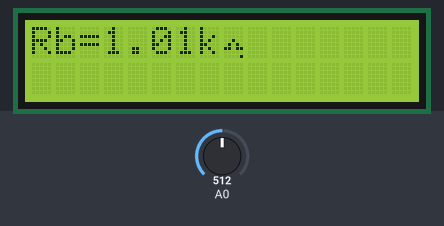
Simulated run of this sketch. Board: Arduino Uno, built with avr-gcc and run on an emulated ATmega328P. Shown: 16×2 character LCD. Inputs (shaded band) come from the test bench; at power-on: A0 = 512. What the sketch prints to the serial monitor is not drawn.

Above: at 1.6 s.
1.7 s: A0 set to 716
At 3.5 s:
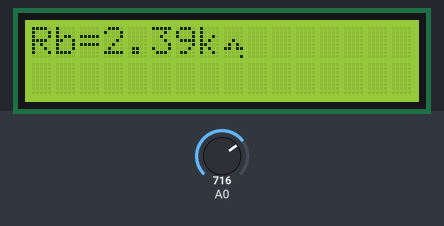
4.5 s: A0 set to 900
At 7.2 s:
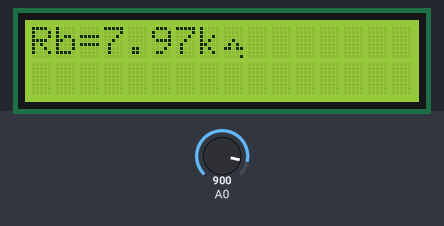
7.5 s: A0 set to 1023
At 10.0 s:
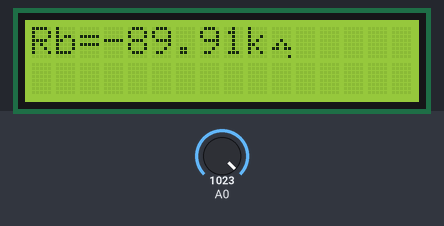
10.5 s: A0 set to 993
At 12.8 s:
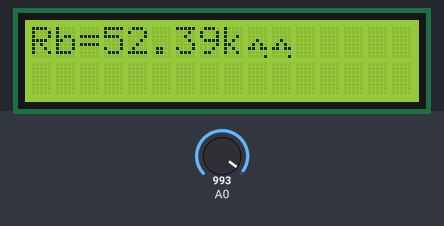
13.6 s: A0 set to 935
At 15.4 s:
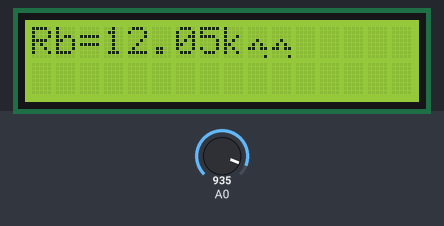
16.6 s: A0 set to 912
At 19.3 s:
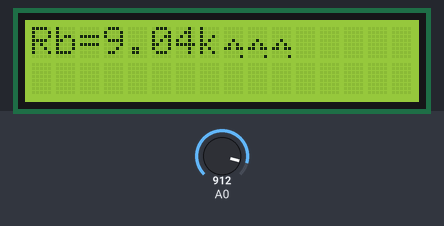
Timing chart, 0 to 20.6 s (numbered marks = the images above; inputs shaded):
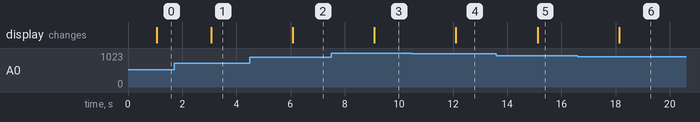

Measured:
- the behaviour switches between 1002 and 1001 on A0 (found by bisection; images 3 and 4)
- the behaviour switches between 921 and 920 on A0 (found by bisection; images 5 and 6)
- after the input at 1.7 s, the display: changes after 1.4 s (image 1)
- after the input at 4.5 s, the display: changes after 1.6 s (image 2)
- after the input at 7.5 s, the display: changes after 1.6 s (image 3)
- after the input at 10.5 s, the display: changes after 1.6 s (image 4)
- after the input at 13.6 s, the display: changes after 1.5 s (image 5)
- after the input at 16.6 s, the display: changes after 1.5 s (image 6)

The sketch:

with_Arduino_to_work_as_ohmmeter_with_display_the_ohm_symbol.ino
```cpp
/*This code is designed to function as an ohmmeter whereas it measures the resistance of an unknown resistor (Rb)
in a voltage divider circuit where it consists of two resistors, one known (Ra) and the other unknown (Rb).
The circuit is powered by a 5V source through Arduino, and the output voltage (Vb) between the resistors is measured using the Arduino's analog input pin (A0).
The calculated output voltage (Vb) is displayed on the LCD screen followed by a custom Omega character string, as well as the current value.*/

// Include the LiquidCrystal library for controlling the LCD screen
#include <LiquidCrystal.h>

// Define the LCD screen pins
const int rs = 12, en = 11, d4 = 5, d5 = 4, d6 = 3, d7 = 2;

// Initialize the LCD screen object
LiquidCrystal lcd(rs, en, d4, d5, d6, d7);

// Define the custom character array for the Omega symbol
byte customChar [] = {
  B00000,
  B00000,
  B00000,
  B00100,
  B01010,
  B11011,
  B00000,
};

// Setup function runs once when the Arduino starts
void setup() {
  lcd.begin(16, 2); // Set up the LCD's number of columns and rows
  lcd.createChar(0, customChar); // Create the custom Omega character
  analogRead(A0); // Perform an analog read on pin A0
  Serial.begin(9600); // Begin serial communication at 9600 baud rate
}

// Loop function runs continuously after the setup() function
void loop() {
  float sensorValue = analogRead(A0); // Read the analog value from pin A0
  float voltage = (sensorValue/1023.0)*5.0; // Calculate the voltage based on the sensor value
  float Ia = (5.0 - voltage/0.989); // Calculate the current flowing through the resistance (Ia)
  float Ib = Ia; // Set the value of Ib equal to Ia
  float Vb = voltage; // Set the value of Vb equal to the calculated voltage
  float Rb = (Vb/Ib); // Calculate the resistance (Rb) using Ohm's Law

  delay(1000); // Wait for 1000 milliseconds (1 second)
  lcd.setCursor(0,0); // Set the cursor to the first position (column 0, row 0)
  lcd.print("Rb="); // Print "Rb=" on the LCD
  lcd.print(Rb); // Print the calculated resistance (Rb) on the LCD
  lcd.print("k"); // Print "k" (for kilo-ohms) on the LCD
  lcd.write((byte)0); // Print the custom Omega symbol on the LCD

  // Print values to the Serial Monitor
  Serial.print("Bit# = ");
  Serial.print(sensorValue);
  Serial.print("\t");
  Serial.print("voltage = ");
  Serial.print(voltage);
  Serial.print("\t");
  Serial.print("Ia = ");
  Serial.print(Ia);
  Serial.print("\t");
  Serial.print("Rb = ");
  Serial.println(Rb);
}
```
